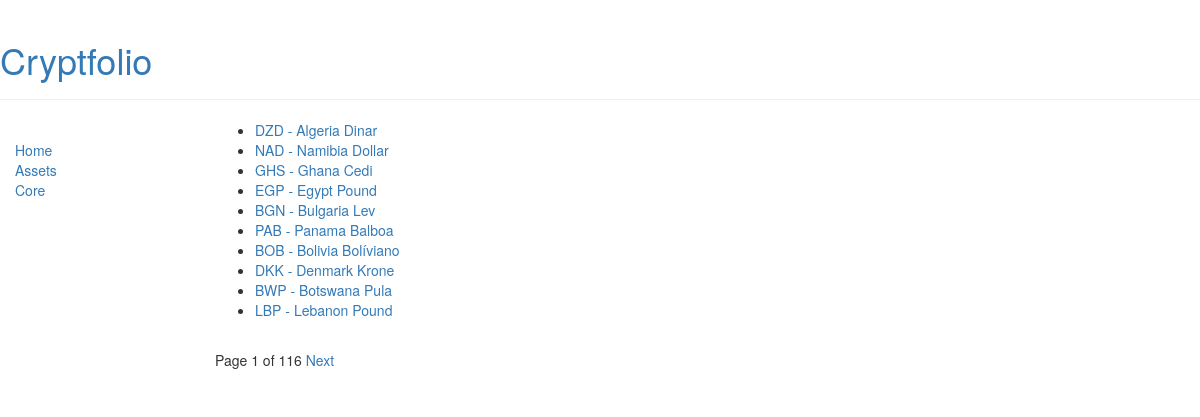
The page /portfolio/ (signed in) on the database its author committed.
### portfolio/models.py (models this page shows)
@python_2_unicode_compatible
class Currency(models.Model):
    code = models.CharField(max_length=5, unique=True)
    name = models.CharField(max_length=40)
    crypto = models.BooleanField(default=True)
    def get_absolute_url(self):
        return reverse('portfolio:currency', kwargs={'pk': self.pk})
    def __str__(self):
        crypto = ' [crypto]' if self.crypto else ''
        return '{0} - {1}{2}'.format(self.code, self.name, crypto)

### portfolio/views/generic_views.py (the view)
class IndexView(LoginRequiredMixin, ListView):
    template_name = 'portfolio/index.html'
    context_object_name = 'currency_list'
    paginate_by = 10
    def get_queryset(self):
        return Currency.objects.all()

### portfolio/templates/portfolio/index.html
{% extends 'portfolio/generic/base.html' %}
{% block content %}
  {% if currency_list %}
      <ul>
      {% for currency in currency_list %}
          <li><a href="{{ currency.get_absolute_url }}">{{ currency }}</a></li>
      {% endfor %}
      </ul>
  {% else %}
      <p>No currencies are available.</p>
  {% endif %}
{% endblock %}

### portfolio/templates/portfolio/generic/base.html (shortened to what this page needs)
{% load staticfiles %}
<html>
  <head>
    <link rel="stylesheet" href="//maxcdn.bootstrapcdn.com/bootstrap/3.2.0/css/bootstrap.min.css">
    <link rel="stylesheet" href="//maxcdn.bootstrapcdn.com/bootstrap/3.2.0/css/bootstrap-theme.min.css">
    <link rel="stylesheet" href="{% static 'portfolio/css/style.css' %}">
  </head>
  <body>
    <div class="page-header">
        <h1><a href="/">Cryptfolio</a></h1>
    </div>
    <div class="container-fluid">
      <div class="row">
        <div class="col-sm-2">
          {% block sidebar %}
          <ul class="sidebar-nav">
            <li><a href="{% url 'portfolio:index' %}">Home</a></li>
            <li><a href="{% url 'portfolio:assets' %}">Assets</a></li>
            <li><a href="{% url 'portfolio:core' %}">Core</a></li>
          </ul>
          {% endblock %}
        </div>
        <div class="col-md-8">
          {% block content %}
          {% endblock %}
          {% block pagination %}
            {% if is_paginated %}
                <div class="pagination">
                    <span class="page-links">
                        <span class="page-current">
                            Page {{ page_obj.number }} of {{ page_obj.paginator.num_pages }}
                        </span>
                        {% if page_obj.has_next %}
                            <a href="{{ request.path }}?page={{ page_obj.next_page_number }}"> Next</a>
                        {% endif %}
                    </span>
                </div>
            {% endif %}
          {% endblock %}
        </div>
      </div>
    </div>
  </body>
</html>

### portfolio/static/portfolio/css/style.css (style rules this page uses)
.sidebar-nav { margin-top: 20px; padding: 0; list-style: none; }

### rows shown on the page
Currency: crypto+code+name "DZD - Algeria Dinar"
Currency: crypto+code+name "NAD - Namibia Dollar"
Currency: crypto+code+name "GHS - Ghana Cedi"
Currency: crypto+code+name "EGP - Egypt Pound"
Currency: crypto+code+name "BGN - Bulgaria Lev"
Currency: crypto+code+name "PAB - Panama Balboa"
Currency: crypto+code+name "BOB - Bolivia Bolíviano"
Currency: crypto+code+name "DKK - Denmark Krone"
Currency: crypto+code+name "BWP - Botswana Pula"
Currency: crypto+code+name "LBP - Lebanon Pound"

### other values the page prints
{{ page_obj.number }} "1"
{{ page_obj.paginator.num_pages }} "116"
